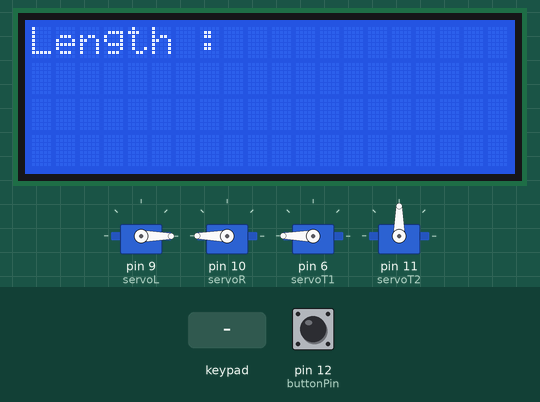
Recording of a sketch running on a simulated Arduino Uno, built with avr-gcc and run on an emulated ATmega328P. Parts: 20×4 character LCD, 4 × servo. Inputs (shaded band) come from the test bench; at power-on: pin 12 (buttonPin) LOW. What the sketch prints to the serial monitor is not drawn.

Above: at 3.3 s.
3.4 s: keypad keys # # # * pressed 0.4 s apart
At 5.8 s:
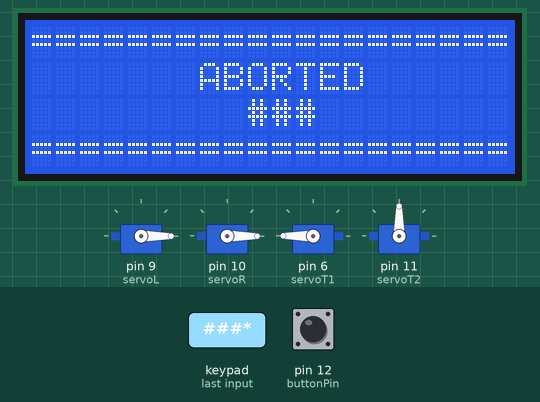
8.0 s: keypad keys 8 7 1 3 5 # pressed 0.4 s apart
At 10.3 s:
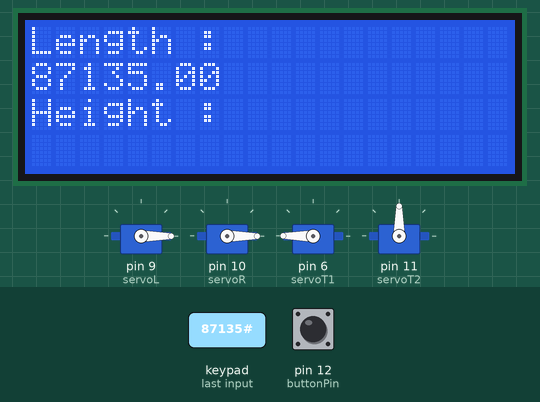
11.9 s: keypad keys 4 3 2 # pressed 0.4 s apart
At 13.5 s:
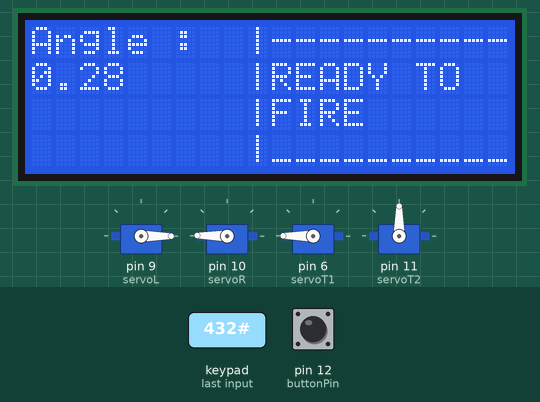
15.0 s: pin 12 (buttonPin) pulled HIGH for 0.15 s
At 17.6 s:
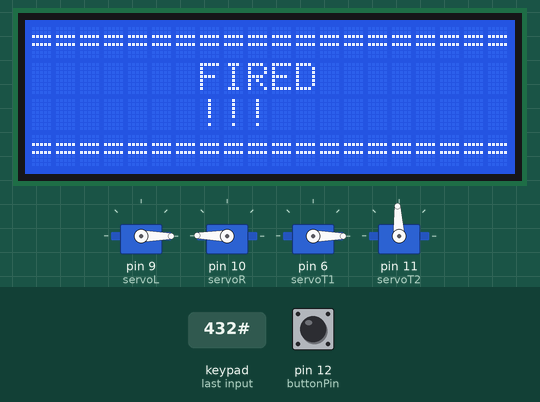
18.1 s: key '#' pressed
At 20.7 s:
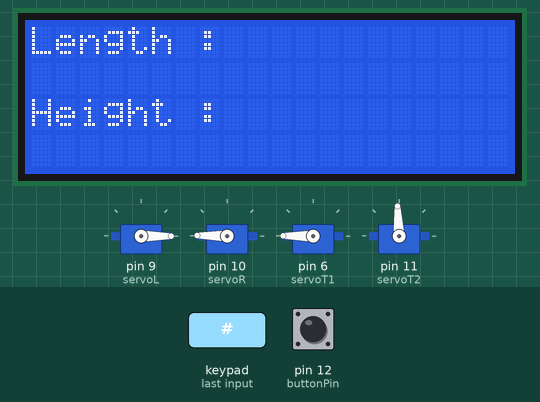
21.1 s: keypad keys 1 3 9 # pressed 0.4 s apart
At 22.7 s:
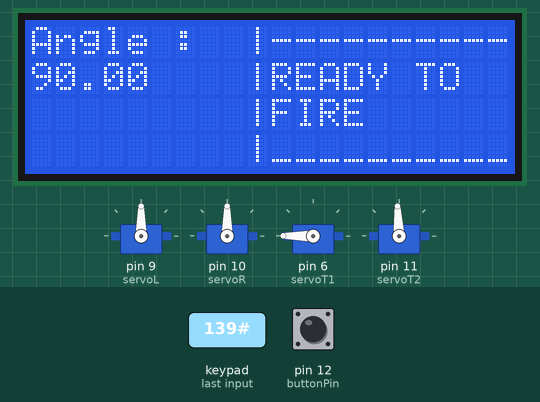
Timing chart, 0 to 24.2 s (numbered marks = the images above; inputs shaded):
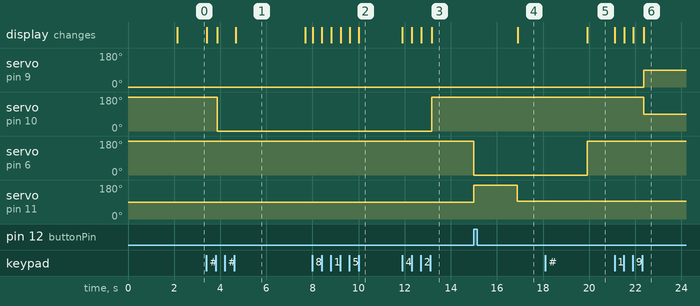

The sketch:

ProjectileLauncher.ino
```cpp
#include <Wire.h>
#include <LiquidCrystal_I2C.h>
#include <Keypad.h>
#include <Servo.h>

LiquidCrystal_I2C lcd(0x27,20,4);
Servo servoL;
Servo servoR;
Servo servoT1;
Servo servoT2;

const byte ROWS = 4; //four rows
const byte COLS = 3; //three columns

int buttonPin = 12;
float length = 0;
float height = 0;

char keys[ROWS][COLS] = {
{'1','2','3'},
{'4','5','6'},
{'7','8','9'},
{'*','0','#'}
};

byte rowPins[ROWS] = {8, 7, 13, 5}; //connect to the row pinouts of the keypad
byte colPins[COLS] = {4, 3, 2}; //connect to the column pinouts of the keypad

Keypad keypad = Keypad( makeKeymap(keys), rowPins, colPins, ROWS, COLS );

void setup()
{
  lcd.init();
  servoL.attach(9);
  servoR.attach(10);
  servoT1.attach(6);
  servoT2.attach(11);
  Serial.begin(9600);
  pinMode(buttonPin, INPUT);
  servoL.write(0);
  servoR.write(180);
  servoT1.write(180);

  lcd.backlight();
  lcd.setCursor(0, 0); lcd.print("====================");
  lcd.setCursor(7, 1); lcd.print("Hello,");
  lcd.setCursor(7, 2); lcd.print("KUSMP");
  lcd.setCursor(0, 3); lcd.print("====================");
  delay(2000);
  lcd.noBacklight();
  lcd.clear();
}

void loop()
{
  servoT1.write(180);
  lcd.clear();
  lcd.backlight();
  getLength();
  getHeight();
  float angle = atan(height/length) * 57.2957795131;
  lcd.clear();
  lcd.setCursor(0, 0); lcd.print("Angle : ");
  lcd.setCursor(10, 0); lcd.print("----------");
  lcd.setCursor(9, 0); lcd.print("|");
  lcd.setCursor(0, 1); lcd.print(angle);
  lcd.setCursor(9, 1); lcd.print("|");
  lcd.setCursor(10, 1); lcd.print("READY TO");
  lcd.setCursor(9, 2); lcd.print("|");
  lcd.setCursor(10, 2); lcd.print("FIRE");
  lcd.setCursor(10, 3); lcd.print("__________");
  lcd.setCursor(9, 3); lcd.print("|");
  Serial.println(angle);
  servoL.write(angle);
  servoR.write(180 - angle);
  while (true) {
    char key;
    key = keypad.getKey();
    Serial.println(digitalRead(buttonPin));
    if(digitalRead(buttonPin) == 1){
      servoT1.write(0);
      servoT2.writeMicroseconds(2500);
      delay(1850);
      servoT2.writeMicroseconds(1500);

      lcd.clear();
      lcd.setCursor(0, 0); lcd.print("====================");
      lcd.setCursor(7, 1); lcd.print("FIRED");
      lcd.setCursor(7, 2); lcd.print("!!!");
      lcd.setCursor(0, 3); lcd.print("====================");
      delay(3000);
      break;
    }
    if(key == '*') {
      lcd.clear();
      lcd.setCursor(0, 0); lcd.print("====================");
      lcd.setCursor(7, 1); lcd.print("ABORTED");
      lcd.setCursor(9, 2); lcd.print("###");
      lcd.setCursor(0, 3); lcd.print("====================");
      delay(3000);
      break;
    }
  }
}


void getLength() {
  length = 0; // Reset input number
  char key;
  lcd.setCursor(0, 0);
  lcd.print("Length : ");
  while (true) {
    key = keypad.getKey(); // Get the key pressed
    if (key != NO_KEY) {
      if (key == '#') {
        // Submit the number when '#' is pressed
        break;
      } else if (key >= '0' && key <= '9') {
        // Append the digit to the number
        length = length * 10 + (key - '0');
      }
      lcd.setCursor(0, 1);
      lcd.print(length);
      Serial.println(length);
    }
  }
}

void getHeight() {
  height = 0; // Reset input number
  char key;
  lcd.setCursor(0, 2);
  lcd.print("Height : ");
  while (true) {
    key = keypad.getKey(); // Get the key pressed
    if (key != NO_KEY) {
      if (key == '#') {
        // Submit the number when '#' is pressed
        break;
      } else if (key >= '0' && key <= '9') {
        // Append the digit to the number
        height = height * 10 + (key - '0');
      }
      lcd.setCursor(0, 3);
      lcd.print(height);
      Serial.println(height);
    }
  }
}
```

Measured:
- after the input at 3.4 s, servo on pin 10 (servoR): 180° → 0° after 0.46 s; the display: first changes at once (image 1 shows a later state)
- after the input at 8.0 s, the display: first changes at once (image 2 shows a later state)
- after the input at 11.9 s, servo on pin 10 (servoR): 0° → 179° after 1.3 s; the display: first changes at once (image 3 shows a later state)
- after the input at 15.0 s, servo on pin 6 (servoT1): 180° → 0° at once; servo on pin 11 (servoT2): 90° → 180° at once, → 93° 1.9 s later; the display: changes after 1.9 s (image 4)
- after the input at 18.1 s, the display: changes after 1.8 s (image 5)
- after the input at 21.1 s, servo on pin 9 (servoL): 0° → 90° after 1.3 s; servo on pin 10 (servoR): 179° → 90° after 1.3 s; the display: first changes at once (image 6 shows a later state)
- what the display in image 1 shows lasts 3.0 s, from 4.7 s to 7.7 s
